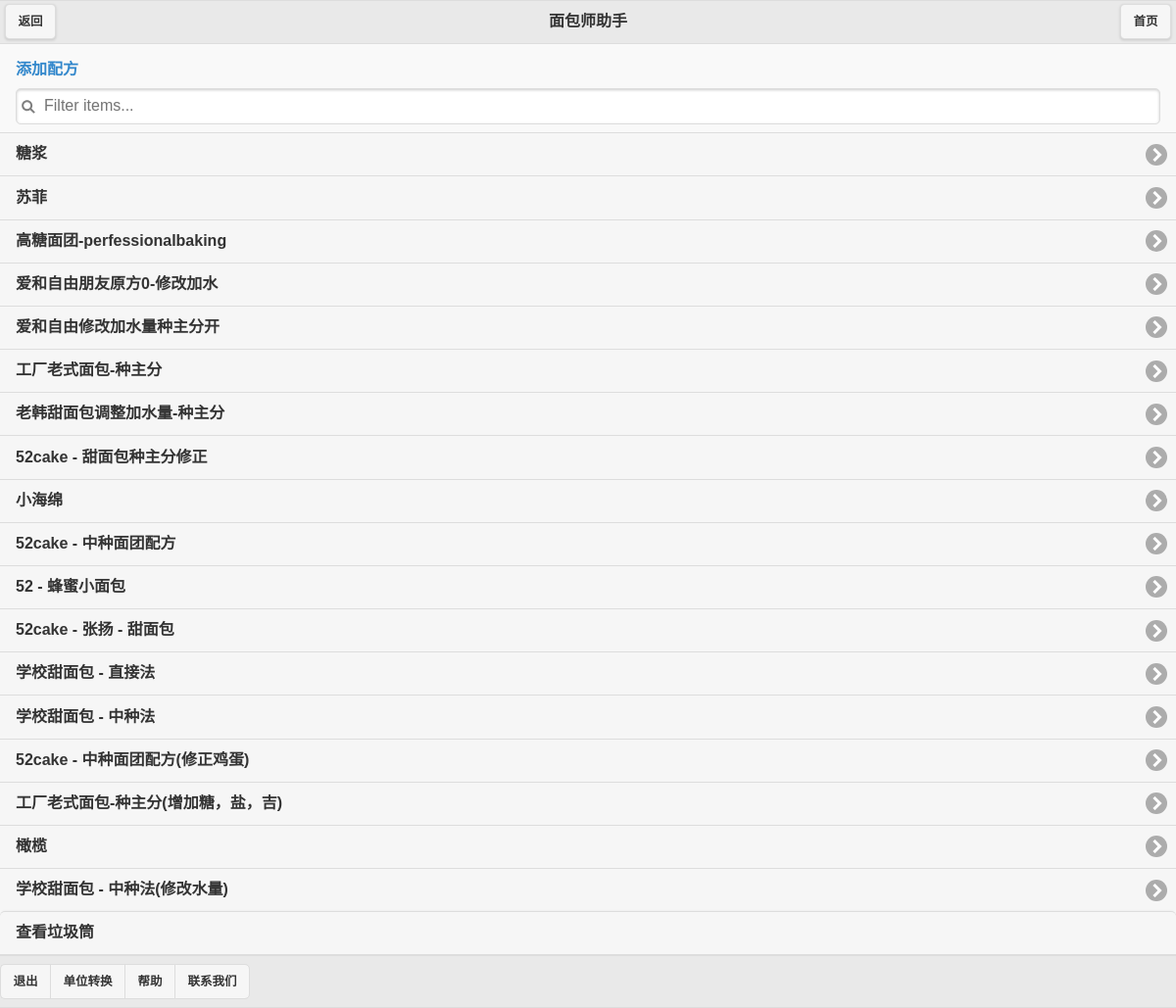
The app's page /index.php (signed in) with its own data.
### tables this page shows
CREATE TABLE IF NOT EXISTS `recipes` (
  `id` int(11) NOT NULL auto_increment,
  `name` varchar(100) NOT NULL,
  `user_id` int(11) NOT NULL,
  `instructions` text NOT NULL,
  `cooktime` int(11) NOT NULL,
  `temperatureU` int(11) NOT NULL,
  `temperatureD` int(11) NOT NULL,
  `deleted` int(11) NOT NULL default '0',
  `type` int(11) NOT NULL default '1',
  PRIMARY KEY  (`id`)
);

### class_database.php (called while the page is built, shortened)
<?php
 	class database{
 		private $connection;
 		function __construct(){
 			$this->host=sys_conf::$DBHOST;
 			$this->user=sys_conf::$DBUSER;
 			$this->pwd=sys_conf::$DBPWD;
 			$this->name=sys_conf::$DBNAME;
 			$this->connection=@mysql_connect($this->host, $this->user, $this->pwd);
 		}
 		function query($sql){
 			$result_array=array();
 			$i=0;
 			$query_result=mysql_query($sql, $this->connection);
 			while($row=mysql_fetch_object($query_result)){
 				$result_array[$i++]=$row;
 			}
 			return $result_array;
 		}
 	}
?>

### recipe.php (called while the page is built, shortened)
<?php
	require("class_database.php");
	class recipe
	{
 		static function query($condition){
 			if (($condition=="") || ($condition==NULL)) $condition="";
 			else $condition="where ".$condition;
 			$db= new database;
 			$sql = "SELECT *FROM recipes ".$condition;
 			$arr_recipes=$db->query($sql);
 			return $arr_recipes;
 		}
	}
?>

### showRecipes.php (the view, shortened to what this page needs)
<?php
	function showRecipes(){
		require_once("recipe.php");
		$r=new recipe;
		$cond="deleted=0 and user_id=$_SESSION[user_id]";
		$all_recipes=$r::query($cond);
		print("<a href=\"index.php?action=addNew\" data-ajax=\"false\">添加配方</a><br>");
		print("<ul data-role=\"listview\" data-filter=\"true\">");
		foreach ($all_recipes as $item) {
			print("<li><a href=\"index.php?action=showDetail&id=".$item->id."\" data-ajax=\"false\">$item->name</a></li>");
		}
	}
?>

### header.php (style rules this page uses)
a { color: #333; text-decoration: none; }

### records on screen
recipes: name "糖浆"
recipes: name "苏菲"
recipes: name "高糖面团-perfessionalbaking"
recipes: name "爱和自由朋友原方0-修改加水"
recipes: name "爱和自由修改加水量种主分开"
recipes: name "工厂老式面包-种主分"
recipes: name "老韩甜面包调整加水量-种主分"
recipes: name "52cake - 甜面包种主分修正"
recipes: name "小海绵"
recipes: name "52cake - 中种面团配方"
recipes: name "52 - 蜂蜜小面包"
recipes: name "52cake - 张扬 - 甜面包"
recipes: name "学校甜面包 - 直接法"
recipes: name "学校甜面包 - 中种法"
recipes: name "52cake - 中种面团配方(修正鸡蛋)"
recipes: name "工厂老式面包-种主分(增加糖，盐，吉)"
recipes: name "橄榄"
recipes: name "学校甜面包 - 中种法(修改水量)"
